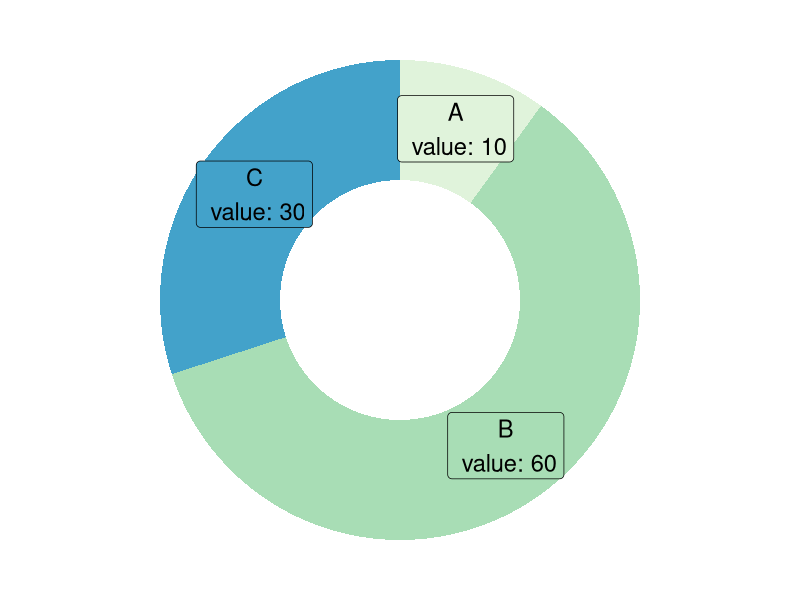

Reproduce this figure in R.
## ---- chunk 1
# load library
library(ggplot2)

# Create test data.
data <- data.frame(
  category=c("A", "B", "C"),
  count=c(10, 60, 30)
)
 
# Compute percentages
data$fraction <- data$count / sum(data$count)

# Compute the cumulative percentages (top of each rectangle)
data$ymax <- cumsum(data$fraction)

# Compute the bottom of each rectangle
data$ymin <- c(0, head(data$ymax, n=-1))

# Compute label position
data$labelPosition <- (data$ymax + data$ymin) / 2

# Compute a good label
data$label <- paste0(data$category, "\n value: ", data$count)

# Make the plot
ggplot(data, aes(ymax=ymax, ymin=ymin, xmax=4, xmin=3, fill=category)) +
  geom_rect() +
  geom_label( x=3.5, aes(y=labelPosition, label=label), size=6) +
  scale_fill_brewer(palette=4) +
  coord_polar(theta="y") +
  xlim(c(2, 4)) +
  theme_void() +
  theme(legend.position = "none")
